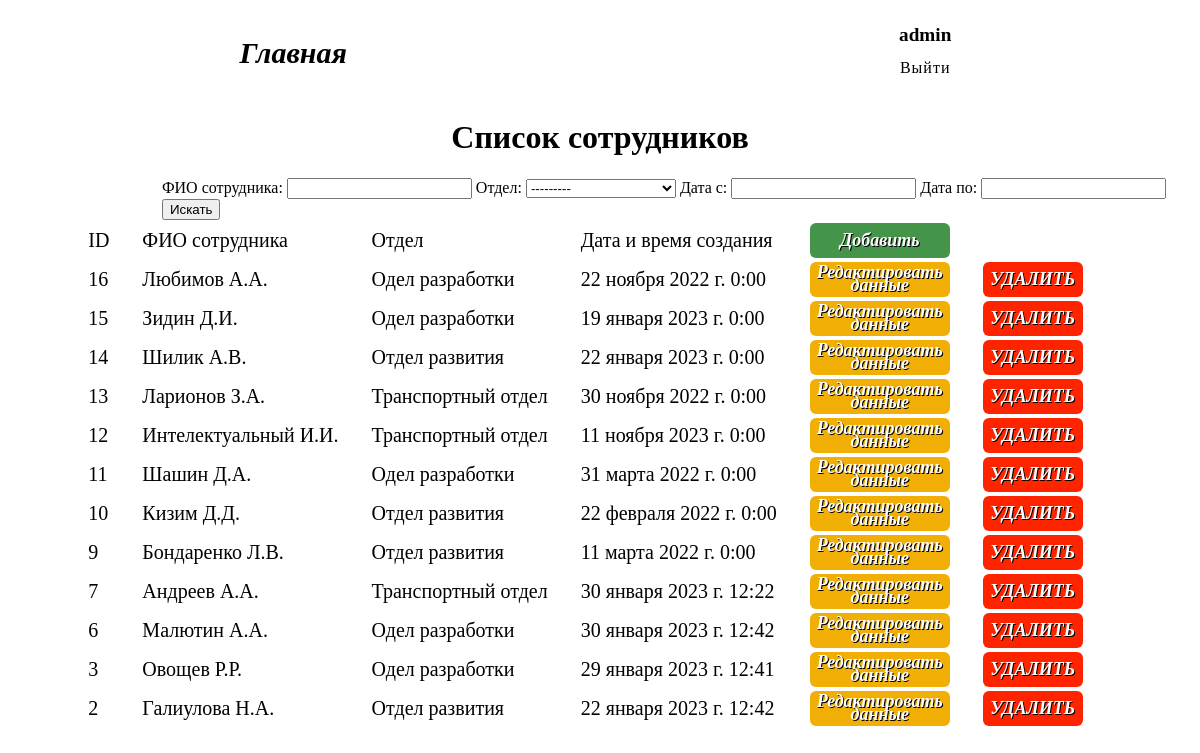
The app's page / (signed in) with its own data.
### crud_app/models.py (models this page shows, shortened)
class Staff(models.Model):
    name = models.CharField('ФИО сотрудника', max_length=80)
    department = models.ForeignKey(to='SelectDep', on_delete=models.CASCADE)
    register_date = models.DateTimeField('Дата и время создания записи', null=True, blank=True, default=None)

class SelectDep(models.Model):
    name_department = models.CharField(max_length=50)
    def __str__(self):
        return self.name_department

### crud_app/views.py (the view)
# urls.py: path("", views.listview, name='listview'),
def listview(request):
    staff = Staff.objects.all().order_by('-id')
    paginator = Paginator(staff, 3)
    page_number = request.GET.get('page')
    dataset = paginator.get_page(page_number)
    if len(staff) == 0:
        raise Http404()
    myFilter = StaffFilters(request.GET, queryset=staff)
    dataset = myFilter.qs
    return render(request, 'crud_app/listview.html', {'staff': staff,'dataset': dataset, 'myFilter': myFilter})

### crud_app/templates/crud_app/listview.html (shortened to what this page needs)
{% extends "crud_app/base.html" %}
{% block title %}
    Список сотрудников
{% endblock title %}
{% block content %}
<div class="align-search">
    <form method="get">
        <t>ФИО сотрудника: {{myFilter.form.name}}</t>
        <t>Отдел: {{myFilter.form.department}}</t>
        <t>Дата с: {{myFilter.form.start_date}}</t>
        <t>Дата по: {{myFilter.form.end_date}}</t>
        <button>Искать</button>
    </form>
</div>
<table class="table" style="margin: auto;">
    <thead>
        <tr>
            <div class="style_table">
            <td>ID</td>
            <td>ФИО сотрудника</td>
            <td>Отдел</td>
            <td>Дата и время создания</td>
           {% if request.user.is_staff %}
                <td>
                <a href="{% url 'staff_create' %}" class="btn btn-outline-sucess">
                    <button class="button_create">
                        <i>Добавить</i>
                    </button>
                </a>
            </td>
           {% endif %}
                </div>
        </tr>
    </thead>
<tbody>
{% for data in dataset %}
    <tr>
        <td><a href="{% url 'staff_read' data.id %}">{{data.id}}</a></td>
        <td><a href="{% url 'staff_read' data.id %}">{{data.name}}</a></td>
        <td>{{data.department}}</td>
        <td>{{data.register_date}}</td>
{% if request.user.is_staff %}
        <td>
            <a href="{% url 'staff_update' data.id %}">
                <button class="button_update">
                    <i>Редактировать данные</i>
                </button>
            </a>
        </td>
        <td>
            <form action="{% url 'staff_delete' data.id %}" method="post" class="d-inline">
                <button class="button_delete">
                    <i>УДАЛИТЬ</i>
                </button>
            </form>
        </td>
    {% endif %}
    </tr>
{% endfor %}
</tbody>
</table>
{% endblock content %}

### crud_app/templates/crud_app/components/navbar.html (shortened to what this page needs)
{% load static %}
    <div class="button-navbar">
        <li class="li-button-navbar">
            <a class="a-navbar a-navbar-button" href="/">Главная</a>
        </li>
        <ul class="topmenu li-button-navbar">
            <li>
            <ul class="submenu">
                {% if request.user.is_authenticated %}
                <li class="name-person">{{user.username}}</a></li>
                <li><a href="{% url 'logout' %}">Выйти</a></li>
                        {% else %}
                <li><a href="{% url 'login' %}">Войти</a></li>
                <li><a href="{% url 'staff_register' %}">Зарегистрироваться</a></li>
                {% endif %}
            </ul>
          </li>
        </ul>
    </div>

### static/css/listview.css (style rules this page uses)
.table td { padding-right: 30px; }
.button_update { width: 140px; height: 35px; background: #F1AF05; border-radius: 6px; font-family: 'Montserrat'; font-style: italic; font-weight: 800; font-size: 18px; line-height: 13px; color: #FFFFFF; text-shadow: 1px 1px 0.5px #000; border: none; cursor: pointer; }
.button_create { width: 140px; height: 35px; background: #44944A; border-radius: 6px; font-family: 'Montserrat'; font-style: italic; font-weight: 800; font-size: 18px; line-height: 13px; color: #FFFFFF; text-shadow: 1px 1px 0.5px #000; border: none; cursor: pointer; }
.button_delete { width: 100px; height: 35px; background: #FF2400; border-radius: 6px; font-family: 'Montserrat'; font-style: italic; font-weight: 800; font-size: 18px; line-height: 13px; color: #FFFFFF; text-shadow: 1px 1px 0.5px #000; border: none; cursor: pointer; }
tbody a { text-decoration: none; color: black; }
.table td { font-size: 20px; }

### static/css/detalview.css (style rules this page uses)
.align-search { margin-left: 13%; }

### static/css/navbar.css (style rules this page uses)
.button-navbar { display: flex; justify-content: space-around; align-items: center; }
.a-navbar { color: #000000; text-decoration: none; }
.li-button-navbar { list-style: none; display: inline; }
.a-navbar-button { font-family: 'Montserrat'; font-style: italic; font-weight: 700; font-size: 30px; }
.topmenu > li { display: inline-block; position: relative; }
.submenu a { font-family: 'Libre Baskerville', serif; font-size: 1rem; letter-spacing: 1px; padding: 5px 10px; transition: 0.5s linear; text-decoration: none; color: #000000; margin-top: 0.5rem; }
.submenu li { display: flex; }
.name-person { justify-content: center; font-size: 1.2rem; font-family: 'Montserrat'; font-style: normal; font-weight: 700; color: #000000; }

### records on screen
Staff: id "16", name "Любимов А.А.", department "Одел разработки", register_date "22 ноября 2022 г. 0:00"
Staff: id "15", name "Зидин Д.И.", department "Одел разработки", register_date "19 января 2023 г. 0:00"
Staff: id "14", name "Шилик А.В.", department "Отдел развития", register_date "22 января 2023 г. 0:00"
Staff: id "13", name "Ларионов З.А.", department "Транспортный отдел", register_date "30 ноября 2022 г. 0:00"
Staff: id "12", name "Интелектуальный И.И.", department "Транспортный отдел", register_date "11 ноября 2023 г. 0:00"
Staff: id "11", name "Шашин Д.А.", department "Одел разработки", register_date "31 марта 2022 г. 0:00"
Staff: id "10", name "Кизим Д.Д.", department "Отдел развития", register_date "22 февраля 2022 г. 0:00"
Staff: id "9", name "Бондаренко Л.В.", department "Отдел развития", register_date "11 марта 2022 г. 0:00"
Staff: id "7", name "Андреев А.А.", department "Транспортный отдел", register_date "30 января 2023 г. 12:22"
Staff: id "6", name "Малютин А.А.", department "Одел разработки", register_date "30 января 2023 г. 12:42"
Staff: id "3", name "Овощев Р.Р.", department "Одел разработки", register_date "29 января 2023 г. 12:41"
Staff: id "2", name "Галиулова Н.А.", department "Отдел развития", register_date "22 января 2023 г. 12:42"

### other values on screen
{{ user.username }} "admin"
